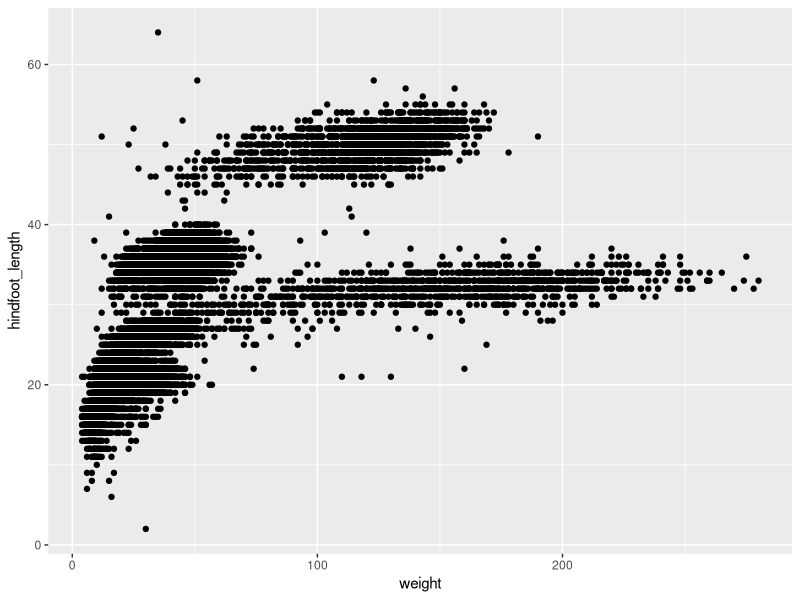
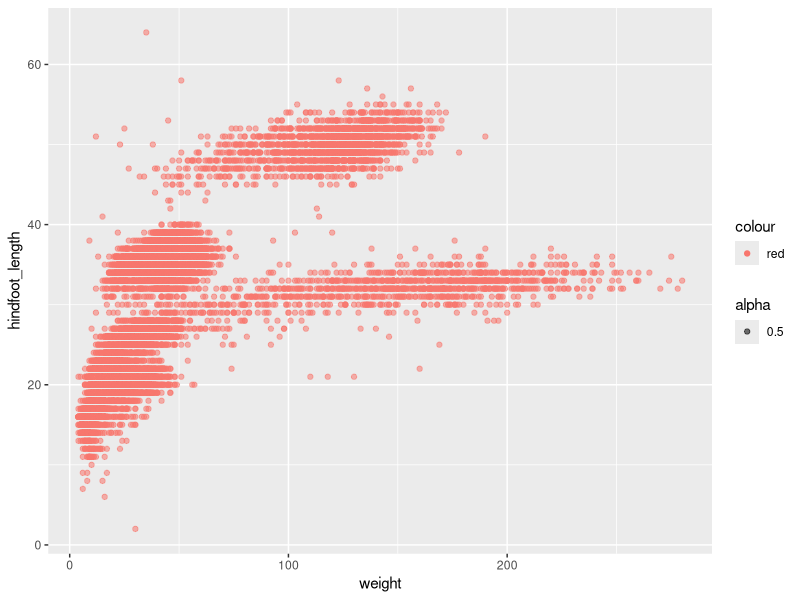
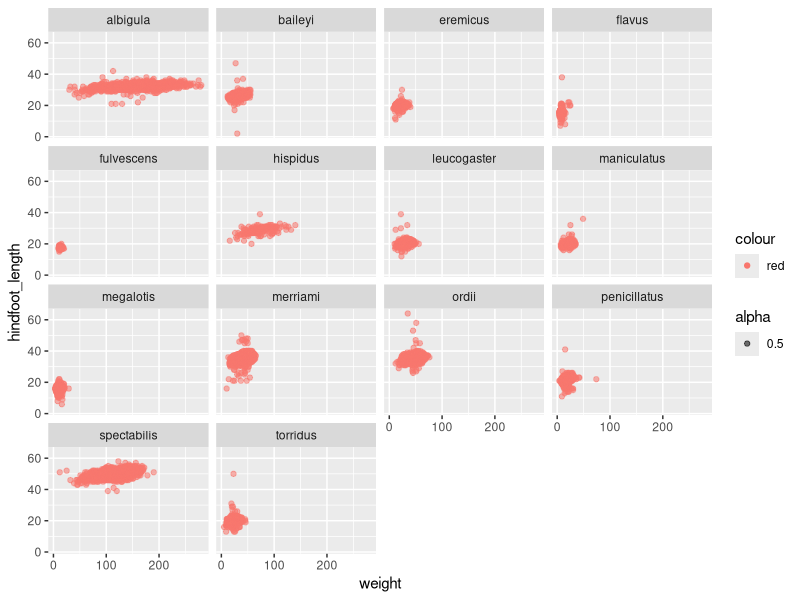
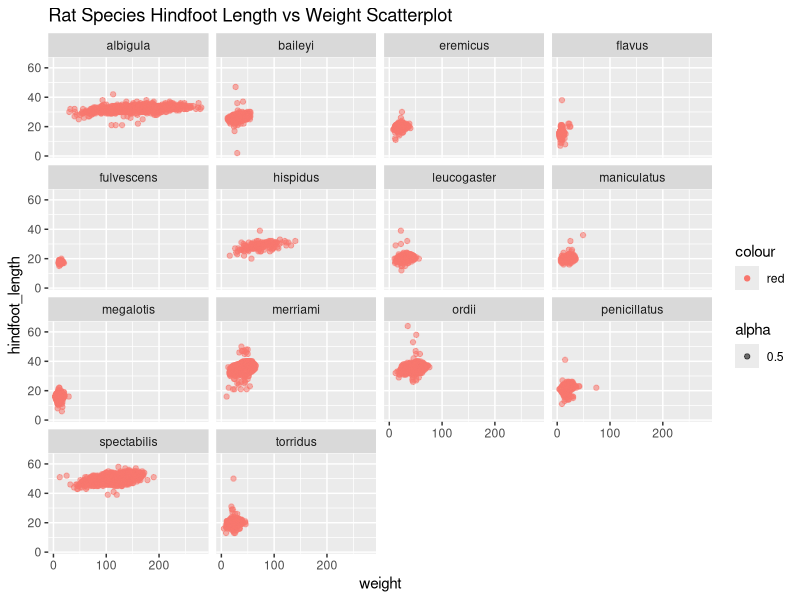
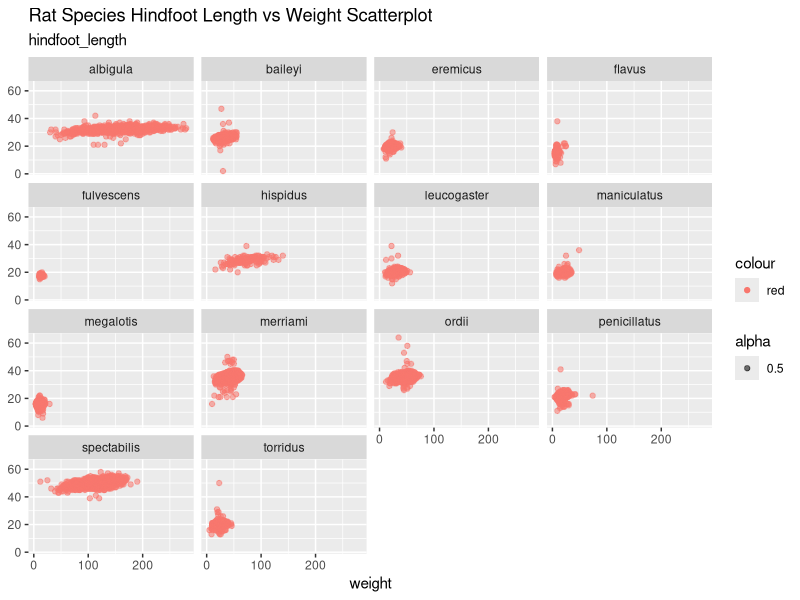
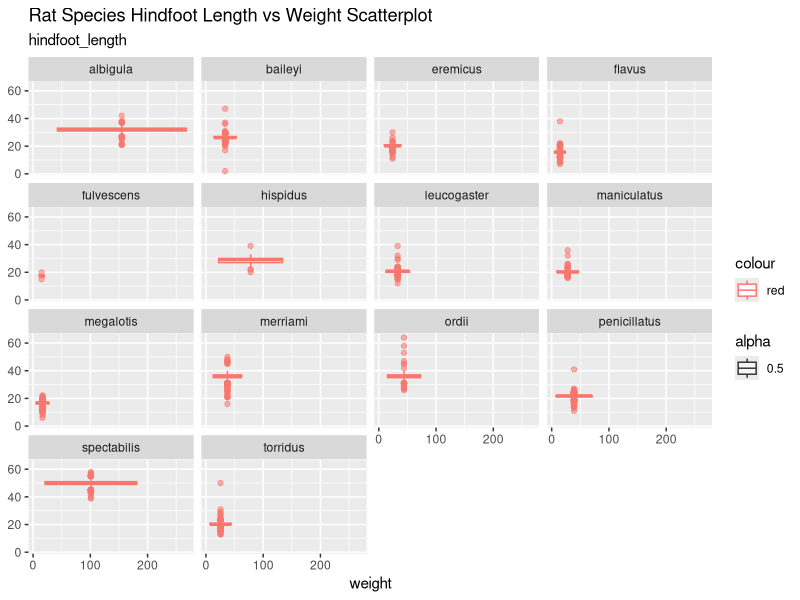
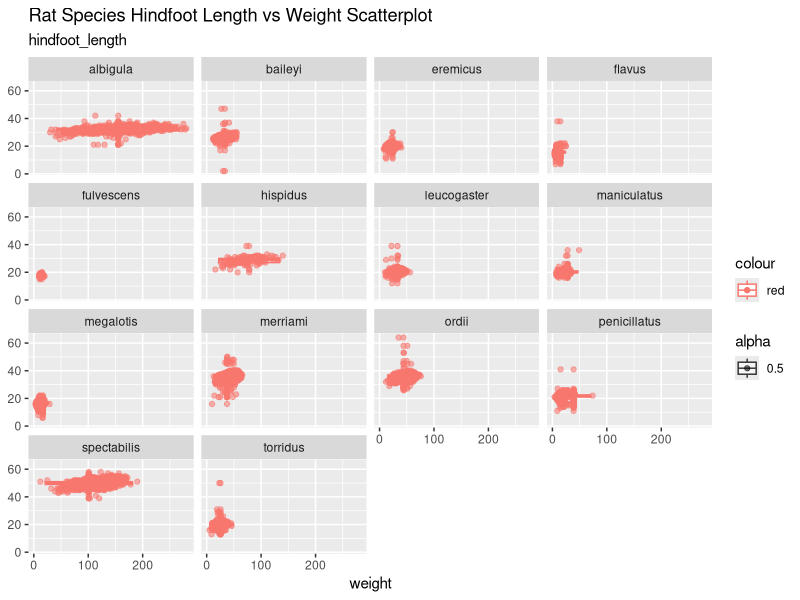
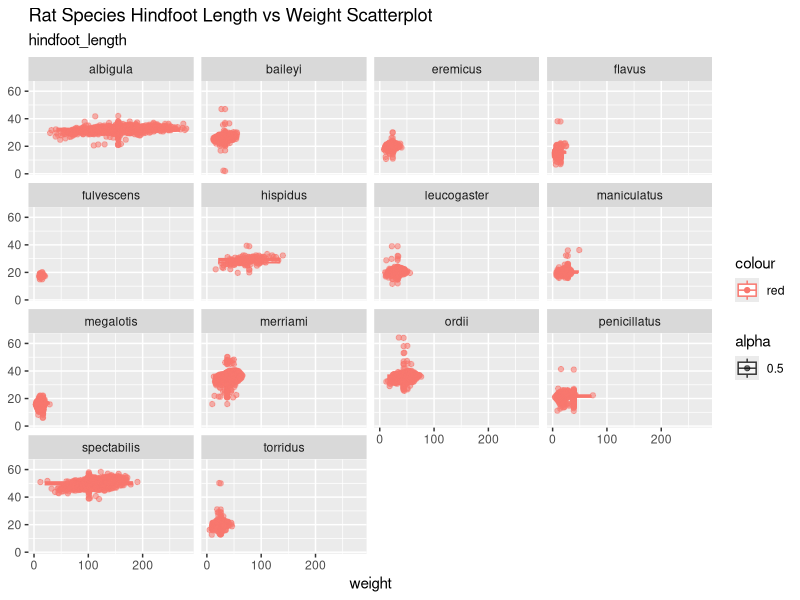

R code for these plots, in order:
## ---- chunk 1
#| label: setup
library(tidyverse)
## ---- chunk 2
#| label: load-data

surveys <- read_csv("data/surveys.csv")
glimpse(surveys)
## ---- chunk 3
#| label: scatterplot
ggplot(data = surveys,
       aes(x = weight, y = hindfoot_length)) +
  geom_point() 
  
## ---- chunk 4
ggplot(data = surveys,
       mapping = aes(x = weight, y = hindfoot_length,
       alpha = 0.5,
       colour = "red")) +
  geom_point()
## ---- chunk 5
ggplot(data = surveys,
       mapping = aes(x = weight, y = hindfoot_length,
       alpha = 0.5,
       colour = "red")) +
  geom_point() +
  facet_wrap("species")
## ---- chunk 6
ggplot(data = surveys,
       mapping = aes(x = weight, y = hindfoot_length,
       alpha = 0.5,
       colour = "red"))+
  geom_point() +
  facet_wrap("species") +
  labs(title = "Rat Species Hindfoot Length vs Weight Scatterplot", 
       xlab = "Weight",
       ylab = "Hindfoot Length")
## ---- chunk 7
ggplot(data = surveys,
       mapping = aes(x = weight, y = hindfoot_length,
       alpha = 0.5,
       colour = "red"))+
  geom_point() +
  facet_wrap("species") +
  labs(title = "Rat Species Hindfoot Length vs Weight Scatterplot",
       subtitle = "hindfoot_length",
       y = NULL)
## ---- chunk 8
#| label: boxplot
ggplot(data = surveys,
       mapping = aes(x = weight, y = hindfoot_length,
       alpha = 0.5,
       colour = "red"))+
  geom_boxplot() +
  facet_wrap("species") +
  labs(title = "Rat Species Hindfoot Length vs Weight Scatterplot",
       subtitle = "hindfoot_length",
       y = NULL)

## ---- chunk 9
ggplot(data = surveys,
       mapping = aes(x = weight, y = hindfoot_length,
       alpha = 0.5,
       colour = "red"))+
  geom_boxplot() +
  geom_point()+
  facet_wrap("species") +
  labs(title = "Rat Species Hindfoot Length vs Weight Scatterplot",
       subtitle = "hindfoot_length",
       y = NULL) 
## ---- chunk 10
ggplot(data = surveys,
       mapping = aes(x = weight, y = hindfoot_length,
       alpha = 0.5,
       colour = "red"))+
  geom_boxplot() +
  geom_jitter()+
  facet_wrap("species") +
  labs(title = "Rat Species Hindfoot Length vs Weight Scatterplot",
       subtitle = "hindfoot_length",
       y = NULL)
## ---- chunk 11
ggplot(data = surveys,
       mapping = aes(x = weight, y = hindfoot_length,
       alpha = 0.5,
       colour = "red"))+
  geom_boxplot() +
  geom_jitter(aes(colour = "steelblue4", alpha = 0.3))+
  facet_wrap("species") +
  labs(title = "Rat Species Hindfoot Length vs Weight Scatterplot",
       subtitle = "hindfoot_length",
       y = NULL)
## ---- chunk 12
ggplot(data = surveys,
       mapping = aes(x = weight, y = hindfoot_length,
       alpha = 0.5,
       colour = "red"))+
  geom_boxplot( outliers = FALSE) +
  geom_jitter(aes(colour = "steelblue4", alpha = 0.3))+
  facet_wrap("species") +
  labs(title = "Rat Species Hindfoot Length vs Weight Scatterplot",
       subtitle = "hindfoot_length",
       y = NULL)
## ---- chunk 13
ggplot(data = surveys,
       mapping = aes(x = weight, y = hindfoot_length,
       alpha = 0.5,
       colour = "red"))+
  geom_boxplot( outliers = FALSE) +
  geom_jitter(aes(colour = "steelblue4", alpha = 0.3))+
  facet_wrap("species") +
  labs(title = "Rat Species Hindfoot Length vs Weight Scatterplot",
       subtitle = "hindfoot_length",
       y = NULL)
## ---- chunk 14
#| label: rotated-boxplot

